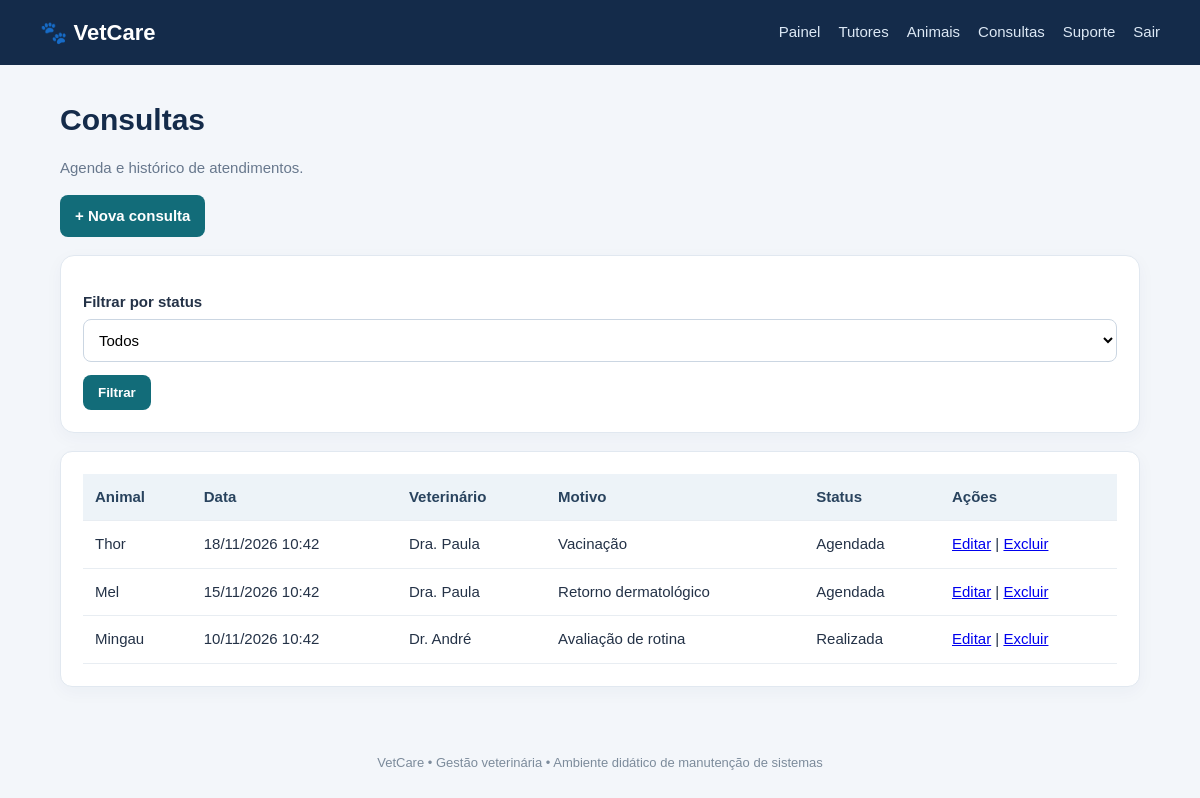
Page /consultas/index.php (signed in) on the committed database.
### tables this page shows
CREATE TABLE consultas (
  id INT AUTO_INCREMENT PRIMARY KEY,
  animal_id INT NOT NULL,
  data_consulta DATETIME NOT NULL,
  veterinario VARCHAR(120) NOT NULL,
  motivo VARCHAR(180),
  status VARCHAR(30) DEFAULT 'Agendada',
  observacoes TEXT,
  CONSTRAINT fk_consulta_animal FOREIGN KEY (animal_id) REFERENCES animais(id)
);

CREATE TABLE animais (
  id INT AUTO_INCREMENT PRIMARY KEY,
  tutor_id INT NOT NULL,
  nome VARCHAR(100) NOT NULL,
  especie VARCHAR(60),
  raca VARCHAR(80),
  nascimento DATE,
  sexo VARCHAR(20),
  observacoes TEXT,
  ativo TINYINT(1) DEFAULT 1,
  CONSTRAINT fk_animal_tutor FOREIGN KEY (tutor_id) REFERENCES tutores(id)
);

### consultas/index.php (the view, shortened to what this page needs)
<?php
require_once __DIR__.'/../config/database.php';require_once __DIR__.'/../config/auth.php';exigirLogin();
$sql="SELECT c.*,a.nome AS animal FROM consultas c JOIN animais a ON a.id=c.animal_id";
$rows=$pdo->query($sql." ORDER BY c.data_consulta DESC")->fetchAll();
include __DIR__.'/../includes/header.php';?>
<h1>Consultas</h1><p class="muted">Agenda e histórico de atendimentos.</p><div class="actions"><a class="btn" href="form.php">+ Nova consulta</a></div>
<section class="panel"><form method="get"><div class="field"><label>Filtrar por status</label><select name="status"><option value="">Todos</option></select></div><button>Filtrar</button></form></section>
<div class="panel table-wrap"><table><tr><th>Animal</th><th>Data</th><th>Veterinário</th><th>Motivo</th><th>Status</th><th>Ações</th></tr>
<?php foreach($rows as $r):?><tr><td><?=htmlspecialchars($r['animal'])?></td><td><?=date('d/m/Y H:i',strtotime($r['data_consulta']))?></td><td><?=htmlspecialchars($r['veterinario'])?></td><td><?=htmlspecialchars($r['motivo'])?></td><td><?=htmlspecialchars($r['status'])?></td><td><a href="form.php?id=<?=$r['id']?>">Editar</a> | <a href="excluir.php?id=<?=$r['id']?>">Excluir</a></td></tr><?php endforeach;?>
</table></div><?php include __DIR__.'/../includes/footer.php';?>

### assets/style.css (style rules this page uses)
* { box-sizing:border-box }
body { margin:0;background:#f3f6fa;color:#243247;font:15px/1.5 Arial,sans-serif }
h1 { margin:0 0 8px;color:#142b4a }
.muted { color:#68788d }
.panel,.stat,.login-box { background:white;border:1px solid #e1e8f0;border-radius:14px;padding:22px;box-shadow:0 5px 18px #203c5b0a;margin:18px 0 }
.actions { display:flex;gap:8px;flex-wrap:wrap;margin:14px 0 }
.btn,button { display:inline-block;border:0;border-radius:8px;padding:10px 15px;background:#126c79;color:white;text-decoration:none;cursor:pointer;font-weight:700 }
form .field { margin:13px 0 }
label { display:block;font-weight:700;margin-bottom:5px }
input,select,textarea { width:100%;padding:11px;border:1px solid #cbd6e2;border-radius:8px;font:inherit;background:#fff }
table { width:100%;border-collapse:collapse;background:white }
th,td { text-align:left;padding:12px;border-bottom:1px solid #e8edf2 }
th { background:#edf3f8;color:#29435e }
.table-wrap { overflow-x:auto;border-radius:12px }

### rows in the picture
consultas: animal.nome "Thor", data_consulta "18/11/2026 10:42", veterinario "Dra. Paula", motivo "Vacinação", status "Agendada"
consultas: animal.nome "Mel", data_consulta "15/11/2026 10:42", veterinario "Dra. Paula", motivo "Retorno dermatológico", status "Agendada"
consultas: animal.nome "Mingau", data_consulta "10/11/2026 10:42", veterinario "Dr. André", motivo "Avaliação de rotina", status "Realizada"
